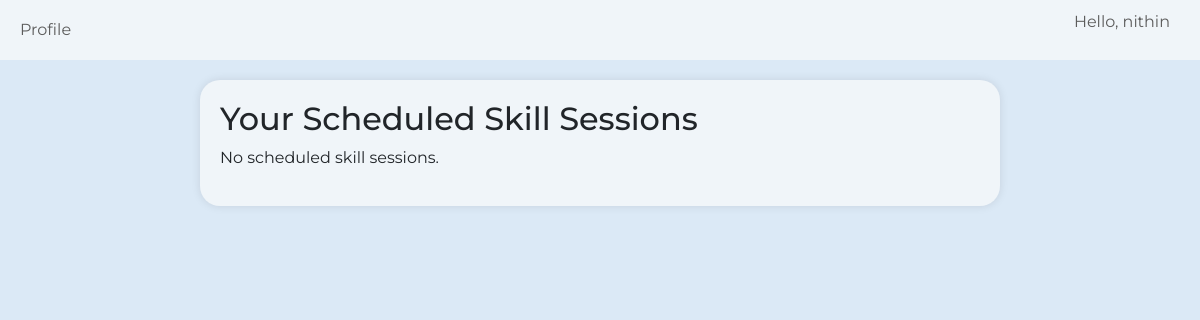
Page /session_schedule/ (signed in) on the earlier database version.
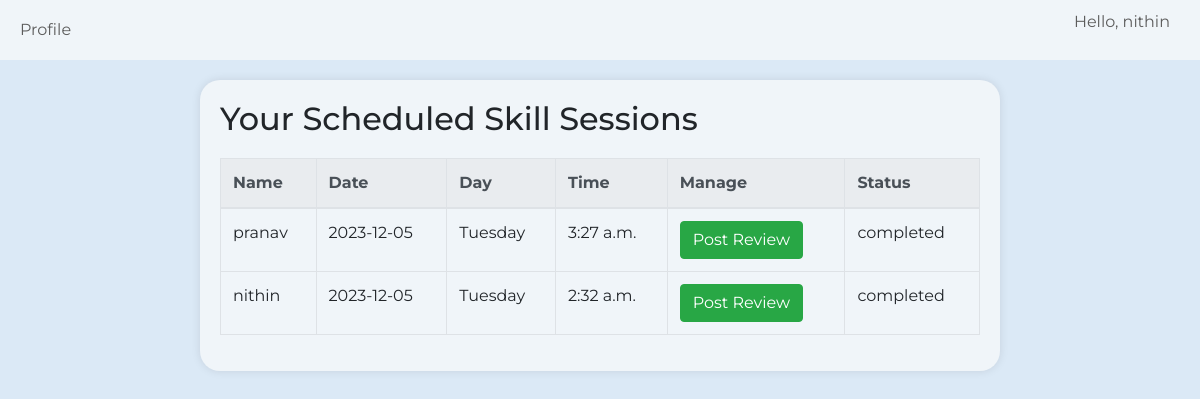
Same page on the later database version.
### Skill/models.py (models this page shows, shortened)
class SkillSession(models.Model):
    skill_request = models.ForeignKey(
        'SkillRequest', on_delete=models.CASCADE, related_name='skill_sessions')
    date_and_time = models.DateTimeField()
    duration_minutes = models.IntegerField()
    sender_status = models.CharField(max_length=20, choices=[(
        'attended', 'Attended'), ('absent', 'Absent')], blank=True, null=True)
    receiver_status = models.CharField(max_length=20, choices=[(
        'attended', 'Attended'), ('absent', 'Absent')], blank=True, null=True)
    status = models.CharField(max_length=20, choices=[(
        'scheduled', 'Scheduled'), ('completed', 'Completed')], default='scheduled')

class SkillRequest(models.Model):
    sender = models.ForeignKey(
        CustomUser, on_delete=models.CASCADE, related_name="sent_requests")
    receiver = models.ForeignKey(
        CustomUser, on_delete=models.CASCADE, related_name="received_requests")
    message = models.TextField()
    status = models.CharField(max_length=10, choices=[(
        'pending', 'Pending'), ('accepted', 'Accepted'), ('rejected', 'Rejected')])

class CustomUser(AbstractUser):
    email = models.EmailField(unique=True)
    profile_picture = models.ImageField(
        upload_to='profile_pictures/', null=True, blank=True)
    about_me = models.TextField(null=True, blank=True)

### Skill/views.py (the view)
# urls.py: path('session_schedule/', views.session_schedule, name='session_schedule'),
def session_schedule(request):
    skill_sessions = SkillSession.objects.filter(
        Q(skill_request__receiver=request.user) | Q(
            skill_request__sender=request.user)
    ).order_by('-status')
    return render(request, 'session_schedule.html', {'skill_sessions': skill_sessions})

### Skill/templates/session_schedule.html (shortened to what this page needs)
{% load static %}
<!DOCTYPE html>
<html lang="en">
<head>
    <link rel="stylesheet" href="https://stackpath.bootstrapcdn.com/bootstrap/4.5.2/css/bootstrap.min.css">
</head>
<body>
    <header>
        <div class="profile-link">
            <a href="{% url 'profile' %}">Profile</a>
        </div>
        <div class="user-info">
            <p>Hello, {{ user.username }}</p>
        </div>
    </header>
    <div class="container">
        <h2>Your Scheduled Skill Sessions</h2>
        {% if skill_sessions %}
            <table class="table table-bordered">
                <thead class="thead-light">
                    <tr>
                        <th>Name</th>
                        <th>Date</th>
                        <th>Day</th>
                        <th>Time</th>
                        <th>Manage</th>
                        <th>Status</th>
                    </tr>
                </thead>
                <tbody>
                    {% for session in skill_sessions %}
                        <tr>
                            <td>{{ session.skill_request.sender.username }}</td>
                            <td>{{ session.date_and_time|date:"Y-m-d" }}</td>
                            <td>{{ session.date_and_time|date:"l" }}</td>
                            <td>{{ session.date_and_time|date:"g:i a" }}</td>
                            <td>
                                {% if session.status == 'scheduled' %}
                                    <a href="{% url 'manage_session' session_id=session.id %}" class="btn btn-primary">Manage Session</a>
                                {% elif session.status == 'completed' %}
                                    <a href="{% url 'create_review' session_id=session.id %}" class="btn btn-success">Post Review</a>
                                {% endif %}
                            </td>
                            <td>{{ session.status }}</td>
                        </tr>
                    {% endfor %}
                </tbody>
            </table>
        {% else %}
            <p>No scheduled skill sessions.</p>
        {% endif %}
    </div>
</body>
</html>

Differences in the rows shown:
added SkillSession: skill_request.sender.username "pranav", date_and_time "2023-12-05", date_and_time "Tuesday", date_and_time "3:27 a.m.", shows "Post Review", status "completed"
added SkillSession: skill_request.sender.username "nithin", date_and_time "2023-12-05", date_and_time "Tuesday", date_and_time "2:32 a.m.", shows "Post Review", status "completed"
Other differences:
text no longer shown: "No scheduled skill sessions."
text now shown: "Name Date Day Time Manage Status"
